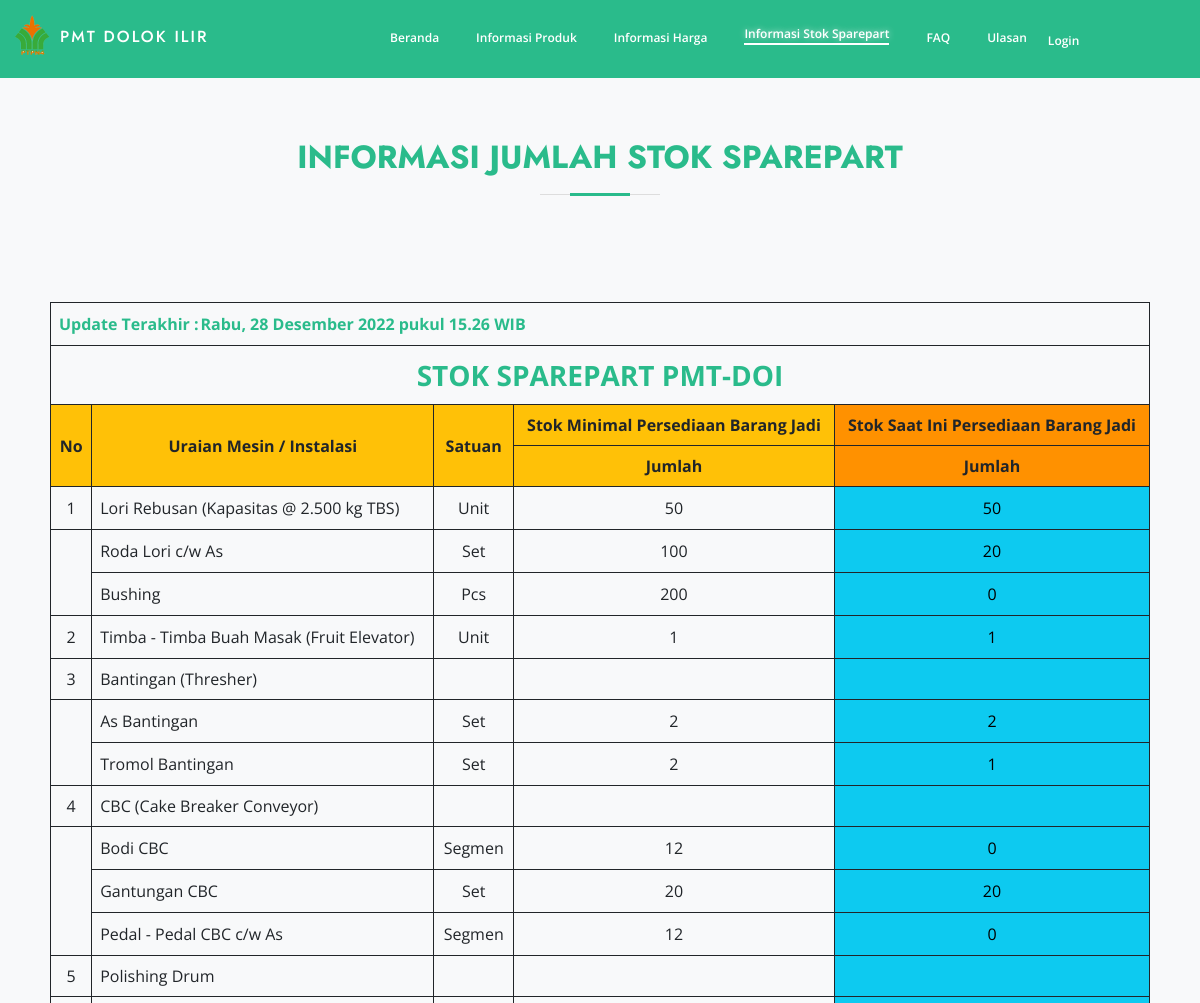
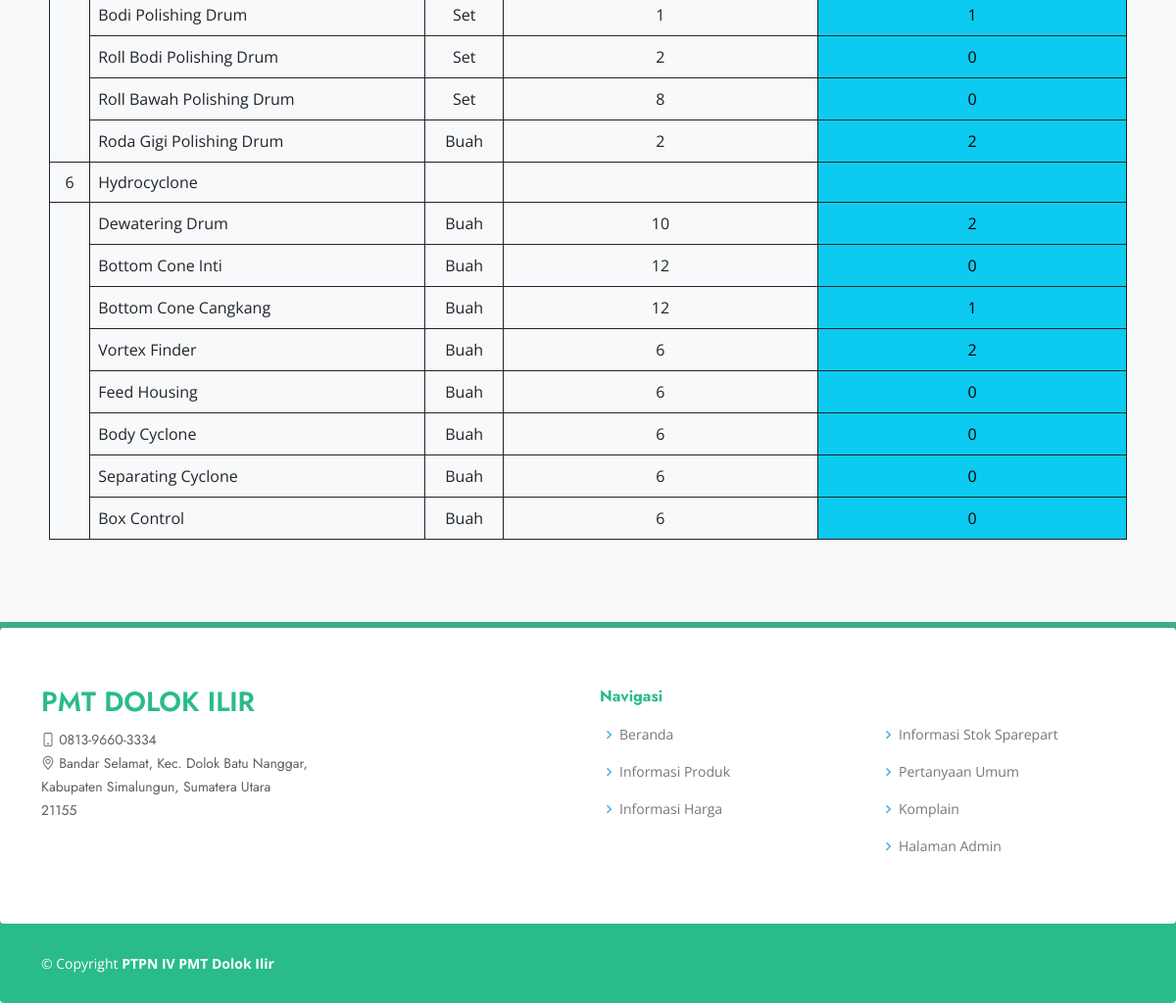
Screenshot of /index.php/home/info_stok with the database file from the repository (2 pictures, top to bottom).
### tables this page shows
CREATE TABLE `stok_sparepart_pmt` (
  `id` int(11) NOT NULL,
  `tanggal_update` varchar(50) NOT NULL,
  `lori_rebusan` int(10) NOT NULL,
  `fruit_elevator` int(10) NOT NULL,
  `as_thresher` int(10) NOT NULL,
  `tromol_thresher` int(10) NOT NULL,
  `body_cbc` int(10) NOT NULL,
  `gantungan_cbc` int(10) NOT NULL,
  `pedal_cbc` int(10) NOT NULL,
  `body_polishdrum` int(10) NOT NULL,
  `roll_body_polishdrum` int(10) NOT NULL,
  `roll_bawah_polishdrum` int(10) NOT NULL,
  `gear_polishdrum` int(10) NOT NULL,
  `dewatering_drum` int(10) NOT NULL,
  `bottom_cone_inti` int(10) NOT NULL,
  `bottom_cone_cangkang` int(10) NOT NULL,
  `vortex_finder` int(10) NOT NULL,
  `feed_housing` int(10) NOT NULL,
  `body_cyclone` int(10) NOT NULL,
  `separating_cyclone` int(10) NOT NULL,
  `box_control` int(10) NOT NULL,
  `roda_lori` int(11) NOT NULL,
  `bushing_lori` int(11) NOT NULL
);

### application/controllers/Home.php (called while the page is built, shortened)
<?php
class Home extends CI_Controller
{
   public function __construct()
   {
      $this->load->helper('url', 'directory');
      $this->load->model('m_home');
   }
   public function info_stok()
   {
      $info_stok = $this->m_home->m_get_stok();
      $this->load->view('main/header.php', array('page_title' => 'Informasi Stok Produk PMT'));
      $this->load->view('main/menu.php', array('m4' => 'nav-menu-active'));
      $this->load->view('main/info_stok.php', $info_stok);
      $this->load->view('main/footer.php');
   }
}

### index.php (called while the page is built, shortened)
<?php
require_once BASEPATH.'core/CodeIgniter.php';

### application/models/M_home.php (called while the page is built, shortened)
<?php
class M_home extends CI_Model
{
    public function m_get_stok()
    {
        $this->db->where('id', 1);
        return $this->db->get('stok_sparepart_pmt')->result_array()[0];
    }
}

### application/views/main/info_stok.php (the view)
<section id="stok_sparepart" class="bg-light rounded-bottom">
    <div class="container" data-aos="fade-up">
        <div class="section-title">
            <h2>Informasi Jumlah Stok Sparepart</h2>
        </div>
        <div class="bd-example mt-5 table-responsive p-2">
            <table style="vertical-align: middle;" class="table table-bordered text-center align-items-center border-dark rounded">
                <thead>
                    <tr>
                        <th style="vertical-align: middle;text-align:left ;border-radius: 5px 5px 0px 0px;" colspan="6" scope="col" class="subtitle">
                            <span> Update Terakhir :</span><input class="subtitle" style="border:none;background-color:transparent;text-align:left; width:80%" id="tanggal_update" name="tanggal_update" type="text" disabled value="<?=$tanggal_update;?>">
                        </th>
                    </tr>
                    <tr>
                        <th style="vertical-align: middle;" colspan="6" scope="col" class="lead fw-bold fs-3 text-center title">
                            STOK SPAREPART PMT-DOI
                        </th>
                    </tr>
                    <tr>
                        <th class="bg-warning" style="vertical-align: middle;" rowspan="2" scope="col">No</th>
                        <th class="bg-warning" style="vertical-align: middle;" rowspan="2" scope="col">Uraian Mesin / Instalasi</th>
                        <th class="bg-warning" style="vertical-align: middle;" rowspan="2" scope="col">Satuan</th>
                        <th class="bg-warning" style="vertical-align: middle;" scope="col">Stok Minimal Persediaan Barang Jadi</th>
                        <th class="bg-orange" style="vertical-align: middle;" scope="col">Stok Saat Ini Persediaan Barang Jadi</th>
                    </tr>
                    <tr class="bg-secondary">
                        <th class="text-center bg-warning ">Jumlah</th>
                        <th class="text-center bg-orange">Jumlah</th>
                    </tr>
                </thead>
                <tbody>
                    <tr>
                        <td>1</td>
                        <td style="text-align: left;">Lori Rebusan (Kapasitas @ 2.500 kg TBS)</td>
                        <td>Unit</td>
                        <td>50</td>
                        <td class="bg-info"><input style="border:none;background-color:transparent;text-align:center;color:black; max-width:3rem;" id="lori_rebusan" name="lori_rebusan" type="text" disabled value="<?=$lori_rebusan;?>"></td>
                    </tr>
                    <tr>
                        <td rowspan="2"></td>
                        <td style="text-align: left;">Roda Lori c/w As</td>
                        <td>Set</td>
                        <td>100</td>
                        <td class="bg-info"><input style="border:none;background-color:transparent;text-align:center;color:black; max-width:3rem;" id="roda_lori" name="roda_lori" type="text" disabled value="<?=$roda_lori;?>"></td>
                    </tr>
                    <tr>
                        <td style="text-align: left;">Bushing</td>
                        <td>Pcs</td>
                        <td>200</td>
                        <td class="bg-info"><input style="border:none;background-color:transparent;text-align:center;color:black; max-width:3rem;" id="bushing_lori" name="bushing_lori" type="text" disabled value="<?=$bushing_lori;?>"></td>
                    </tr>
                    <tr>
                        <td>2</td>
                        <td style="text-align: left;">Timba - Timba Buah Masak (Fruit Elevator)</td>
                        <td>Unit</td>
                        <td>1</td>
                        <td class="bg-info"><input style="border:none;background-color:transparent;text-align:center;color:black; max-width:3rem;" id="fruit_elevator" name="fruit_elevator" type="text" disabled value="<?=$fruit_elevator;?>"></td>
                    </tr>
                    <tr>
                        <td>3</td>
                        <td style="text-align: left;">Bantingan (Thresher)</td>
                        <td></td>
                        <td></td>
                        <td class="bg-info"></td>
                    </tr>
                    <tr>
                        <td rowspan="2"></td>
                        <td style="text-align: left;">As Bantingan</td>
                        <td>Set</td>
                        <td>2</td>
                        <td class="bg-info"><input style="border:none;background-color:transparent;text-align:center;color:black; max-width:3rem;" id="as_thresher" name="as_thresher" type="text" disabled value="<?=$as_thresher;?>"></td>
                    </tr>
                    <tr>
                        <td style="text-align: left;">Tromol Bantingan</td>
                        <td>Set</td>
                        <td>2</td>
                        <td class="bg-info"><input style="border:none;background-color:transparent;text-align:center;color:black; max-width:3rem;" id="tromol_thresher" name="tromol_thresher" type="text" disabled value="<?=$tromol_thresher;?>"></td>
                    </tr>
                    <tr>
                        <td>4</td>
                        <td style="text-align: left;"> CBC (Cake Breaker Conveyor)</td>
                        <td></td>
                        <td></td>
                        <td class="bg-info"></td>
                    </tr>
                    <tr>
                        <td rowspan="3"></td>
                        <td style="text-align: left;">Bodi CBC
                        </td>
                        <td>Segmen</td>
                        <td>12</td>
                        <td class="bg-info"><input style="border:none;background-color:transparent;text-align:center;color:black; max-width:3rem;" id="body_cbc" name="body_cbc" type="text" disabled value="<?=$body_cbc;?>"></td>
                    </tr>
                    <tr>
                        <td style="text-align: left;">Gantungan CBC</td>
                        <td>Set</td>
                        <td>20</td>
                        <td class="bg-info"><input style="border:none;background-color:transparent;text-align:center;color:black; max-width:3rem;" id="gantungan_cbc" name="gantungan_cbc" type="text" disabled value="<?=$gantungan_cbc;?>"></td>
                    </tr>
                    <tr>
                        <td style="text-align: left;">Pedal - Pedal CBC c/w As</td>
                        <td>Segmen</td>
                        <td> 12 </td>
                        <td class="bg-info"><input style="border:none;background-color:transparent;text-align:center;color:black; max-width:3rem;" id="pedal_cbc" name="pedal_cbc" type="text" disabled value="<?=$pedal_cbc;?>"></td>
                    </tr>
                    <tr>
                        <td>5</td>
                        <td style="text-align: left;"> Polishing Drum</td>
                        <td></td>
                        <td></td>
                        <td class="bg-info"></td>
                    </tr>
                    <tr>
                        <td rowspan="4"></td>
                        <td style="text-align: left;">Bodi Polishing Drum
                        </td>
                        <td>Set </td>
                        <td>1</td>
                        <td class="bg-info"><input style="border:none;background-color:transparent;text-align:center;color:black; max-width:3rem;" id="body_polishdrum" name="body_polishdrum" type="text" disabled value="<?=$body_polishdrum;?>"></td>
                    </tr>
                    <tr>
                        <td style="text-align: left;">Roll Bodi Polishing Drum</td>
                        <td> Set </td>
                        <td>2</td>
                        <td class="bg-info"><input style="border:none;background-color:transparent;text-align:center;color:black; max-width:3rem;" id="roll_body_polishdrum" name="roll_body_polishdrum" type="text" disabled value="<?=$roll_body_polishdrum;?>"></td>
                    </tr>
                    <tr>
                        <td style="text-align: left;">Roll Bawah Polishing Drum </td>
                        <td>Set </td>
                        <td> 8 </td>
                        <td class="bg-info"><input style="border:none;background-color:transparent;text-align:center;color:black; max-width:3rem;" id="roll_bawah_polishdrum" name="roll_bawah_polishdrum" type="text" disabled value="<?=$roll_bawah_polishdrum;?>"></td>
                    </tr>
                    <tr>
                        <td style="text-align: left;">Roda Gigi Polishing Drum </td>
                        <td>Buah </td>
                        <td> 2 </td>
                        <td class="bg-info"><input style="border:none;background-color:transparent;text-align:center;color:black; max-width:3rem;" id="gear_polishdrum" name="gear_polishdrum" type="text" disabled value="<?=$gear_polishdrum;?>"></td>
                    </tr>
                    <tr>
                        <td>6</td>
                        <td style="text-align: left;"> Hydrocyclone</td>
                        <td></td>
                        <td></td>
                        <td class="bg-info"></td>
                    </tr>
                    <tr>
                        <td rowspan="8"></td>
                        <td style="text-align: left;">Dewatering Drum
                        </td>
                        <td> Buah</td>
                        <td> 10</td>
                        <td class="bg-info"><input style="border:none;background-color:transparent;text-align:center;color:black; max-width:3rem;" id="dewatering_drum" name="dewatering_drum" type="text" disabled value="<?=$dewatering_drum;?>"></td>
                    </tr>
                    <tr>
                        <td style="text-align: left;">Bottom Cone Inti</td>
                        <td> Buah </td>
                        <td>12</td>
                        <td class="bg-info"><input style="border:none;background-color:transparent;text-align:center;color:black; max-width:3rem;" id="bottom_cone_inti" name="bottom_cone_inti" type="text" disabled value="<?=$bottom_cone_inti;?>"></td>
                    </tr>
                    <tr>
                        <td style="text-align: left;">Bottom Cone Cangkang</td>
                        <td> Buah </td>
                        <td> 12</td>
                        <td class="bg-info"><input style="border:none;background-color:transparent;text-align:center;color:black; max-width:3rem;" id="bottom_cone_cangkang" name="bottom_cone_cangkang" type="text" disabled value="<?=$bottom_cone_cangkang;?>"></td>
                    </tr>
                    <tr>
                        <td style="text-align: left;">Vortex Finder </td>
                        <td> Buah </td>
                        <td> 6 </td>
                        <td class="bg-info"><input style="border:none;background-color:transparent;text-align:center;color:black; max-width:3rem;" id="vortex_finder" name="vortex_finder" type="text" disabled value="<?=$vortex_finder;?>"></td>
                    </tr>
                    <tr>
                        <td style="text-align: left;">Feed Housing</td>
                        <td> Buah </td>
                        <td> 6 </td>
                        <td class="bg-info"><input style="border:none;background-color:transparent;text-align:center;color:black; max-width:3rem;" id="feed_housing" name="feed_housing" type="text" disabled value="<?=$feed_housing;?>"></td>
                    </tr>
                    <tr>
                        <td style="text-align: left;">Body Cyclone</td>
                        <td> Buah </td>
                        <td> 6 </td>
                        <td class="bg-info"><input style="border:none;background-color:transparent;text-align:center;color:black; max-width:3rem;" id="body_cyclone" name="body_cyclone" type="text" disabled value="<?=$body_cyclone;?>"></td>
                    </tr>
                    <tr>
                        <td style="text-align: left;">Separating Cyclone</td>
                        <td> Buah </td>
                        <td> 6 </td>
                        <td class="bg-info"><input style="border:none;background-color:transparent;text-align:center;color:black; max-width:3rem;" id="separating_cyclone" name="separating_cyclone" type="text" disabled value="<?=$separating_cyclone;?>"></td>
                    </tr>
                    <tr>
                        <td style="text-align: left;">Box Control</td>
                        <td> Buah </td>
                        <td> 6 </td>
                        <td class="bg-info"><input style="border:none;background-color:transparent;text-align:center;color:black; max-width:3rem;" id="box_control" name="box_control" type="text" disabled value="<?=$box_control;?>"></td>
                    </tr>
                </tbody>
            </table>
        </div>
    </div>
</section>

### assets/css/style.css (style rules this page uses)
:root { --main-color-violet: #37517e; --main-color-blue: #2abb8b; --main-bg-color: #2abb8b; }
body { font-family: "Open Sans", sans-serif; color: #444444; }
h1, h2, h3, h4, h5, h6 { font-family: "Jost", sans-serif; }
section { padding: 60px 0; overflow: hidden; }
.section-title { text-align: center; padding-bottom: 30px; }
.section-title h2 { font-size: 32px; font-weight: bold; text-transform: uppercase; margin-bottom: 20px; padding-bottom: 20px; position: relative; color: var(--main-color-blue); }
.section-title h2::before { content: ""; position: absolute; display: block; width: 120px; height: 1px; background: #ddd; bottom: 1px; left: calc(50% - 60px); }
.section-title h2::after { content: ""; position: absolute; display: block; width: 60px; height: 3px; background: var(--main-bg-color); bottom: 0; left: calc(50% - 30px); }
.title { font-weight: bold; text-transform: uppercase; margin-bottom: 20px; padding-bottom: 20px; position: relative; color: var(--main-color-blue); }
.subtitle { font-weight: bold; position: relative; color: var(--main-color-blue); }
.bg-orange { background-color: rgb(255, 145, 0) !important; }

### rows the page displays
stok_sparepart_pmt: tanggal_update "Rabu, 28 Desember 2022 pukul 15.26 WIB", lori_rebusan "50", roda_lori "20", bushing_lori "0", fruit_elevator "1", as_thresher "2", tromol_thresher "1", body_cbc "0", gantungan_cbc "20", pedal_cbc "0", body_polishdrum "1", roll_body_polishdrum "0", roll_bawah_polishdrum "0", gear_polishdrum "2", dewatering_drum "2", bottom_cone_inti "0", bottom_cone_cangkang "1", vortex_finder "2", feed_housing "0", body_cyclone "0", separating_cyclone "0", box_control "0"
